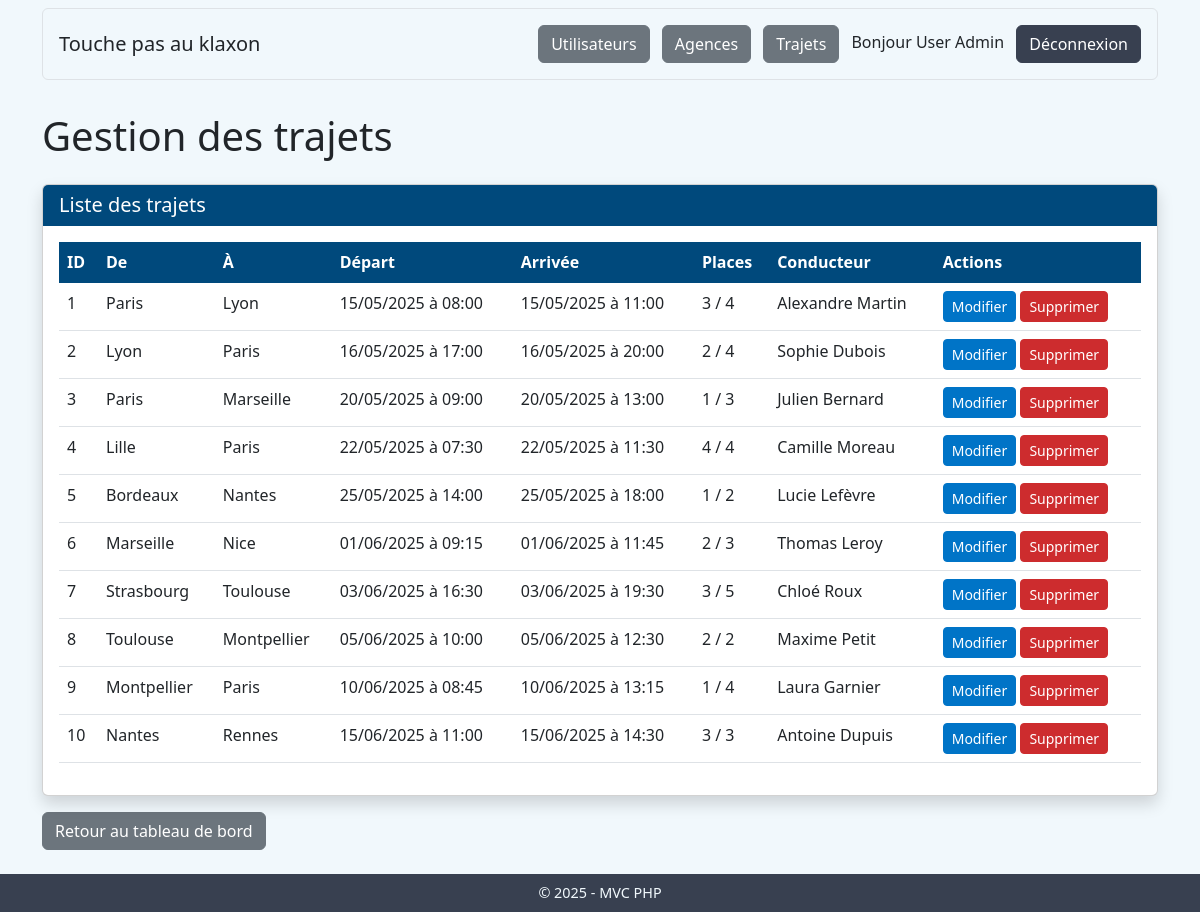
/admin/rides (signed in), run on the app's committed database.
### tables this page shows
CREATE TABLE `rides` (
  `id` int(11) NOT NULL AUTO_INCREMENT,
  `departure_agency_id` int(11) NOT NULL,
  `arrival_agency_id` int(11) NOT NULL,
  `departure_datetime` datetime NOT NULL,
  `arrival_datetime` datetime NOT NULL,
  `total_seats` int(11) NOT NULL,
  `available_seats` int(11) NOT NULL,
  `user_id` int(11) NOT NULL,
  PRIMARY KEY (`id`),
  KEY `departure_agency_id` (`departure_agency_id`),
  KEY `arrival_agency_id` (`arrival_agency_id`),
  KEY `user_id` (`user_id`),
  CONSTRAINT `rides_ibfk_1` FOREIGN KEY (`departure_agency_id`) REFERENCES `agencies` (`id`),
  CONSTRAINT `rides_ibfk_2` FOREIGN KEY (`arrival_agency_id`) REFERENCES `agencies` (`id`),
  CONSTRAINT `rides_ibfk_3` FOREIGN KEY (`user_id`) REFERENCES `users` (`id`)
);

CREATE TABLE `agencies` (
  `id` int(11) NOT NULL AUTO_INCREMENT,
  `name` varchar(255) NOT NULL,
  PRIMARY KEY (`id`)
);

CREATE TABLE `users` (
  `id` int(11) NOT NULL AUTO_INCREMENT,
  `lastname` varchar(100) NOT NULL,
  `firstname` varchar(100) NOT NULL,
  `email` varchar(255) NOT NULL,
  `password` varchar(255) NOT NULL,
  `phone` varchar(20) DEFAULT NULL,
  `is_admin` tinyint(1) NOT NULL DEFAULT 0,
  PRIMARY KEY (`id`),
  UNIQUE KEY `email` (`email`)
);

### app/core/Controller.php (called while the page is built, shortened)
<?php
class Controller {
    protected function model(string $model): object {
        return new $model();
    }
    protected function view(string $view, array $data = []): void {
        extract($data);
        require_once ROOT_PATH . '/app/views/' . $view . '.php';
    }
}

### app/controllers/AdminController.php (called while the page is built, shortened)
<?php
class AdminController extends Controller {
    private Ride $rideModel;
    public function __construct() {
        $this->rideModel = $this->model('Ride');
    }
    public function rides(): void {
        $rides = $this->rideModel->getAllRides();
        $data = [
            'title' => 'Liste des trajets',
            'rides' => $rides
        ];
        $this->view('admin/rides', $data);
    }
}

### app/core/App.php (called while the page is built, shortened)
<?php
class App {
    protected string $method = 'index';
    public function __construct() {
        $url = $this->parseUrl();
        if (isset($url[0]) && file_exists(ROOT_PATH . '/app/controllers/' . ucfirst($url[0]) . 'Controller.php')) {
            unset($url[0]);
        }
        $this->controller = new $this->controllerName();
        if (isset($url[1]) && method_exists($this->controller, $url[1])) {
            $this->method = $url[1];
            unset($url[1]);
        }
        $this->params = $url ? array_values($url) : [];
        call_user_func_array([$this->controller, $this->method], $this->params);
    }
    private function parseUrl(): array {
        if (isset($_GET['url'])) {
            $url = rtrim($_GET['url'], '/');
            $url = filter_var($url, FILTER_SANITIZE_URL);
            $url = explode('/', $url);
            return $url;
        }
        return [];
    }
}

### public/index.php (called while the page is built, shortened)
<?php
require_once ROOT_PATH . '/app/core/App.php';
require_once ROOT_PATH . '/app/core/Controller.php';
require_once ROOT_PATH . '/app/database/Database.php';
$app = new App();

### app/database/Database.php (called while the page is built, shortened)
<?php
class Database {
    private static ?Database $instance = null;
    private ?PDO $connection = null;
    private function __construct() {
        try {
            $dsn = 'mysql:host=' . DB_HOST . ';dbname=' . DB_NAME . ';charset=utf8mb4';
            $options = [
                PDO::ATTR_ERRMODE => PDO::ERRMODE_EXCEPTION,
                PDO::ATTR_DEFAULT_FETCH_MODE => PDO::FETCH_ASSOC,
                PDO::ATTR_EMULATE_PREPARES => false
            ];
            $this->connection = new PDO($dsn, DB_USER, DB_PASS, $options);
        } catch (PDOException $e) {
            echo "Erreur de connexion à la base de données : " . $e->getMessage();
            die();
        }
    }
    public static function getInstance(): Database {
        if (self::$instance === null) {
            self::$instance = new self();
        }
        return self::$instance;
    }
    public function query(string $query, array $params = []): array {
        $stmt = $this->connection->prepare($query);
        $stmt->execute($params);
        return $stmt->fetchAll();
    }
}

### app/models/Ride.php (called while the page is built, shortened)
<?php
class Ride {
    private Database $db;
    public function __construct() {
        $this->db = Database::getInstance();
    }
    public function getAllRides(): array {
        $query = "SELECT r.*,
                    a1.name AS departure_agency_name,
                    a2.name AS arrival_agency_name,
                    u.firstname, u.lastname, u.email, u.phone
                FROM rides r
                JOIN agencies a1 ON r.departure_agency_id = a1.id
                JOIN agencies a2 ON r.arrival_agency_id = a2.id
                JOIN users u ON r.user_id = u.id
                ORDER BY r.departure_datetime ASC";
        return $this->db->query($query);
    }
}

### app/views/admin/rides.php (the view, shortened to what this page needs)
<div class="container">
    <h1 class="mb-4">Gestion des trajets</h1>
    <div class="card shadow">
        <div class="card-header bg-dark text-white">
            <h5 class="mb-0">Liste des trajets</h5>
        </div>
        <div class="card-body">
            <?php if (empty($rides)): ?>
                <div class="alert alert-info">
                    Aucun trajet n'a été créé pour le moment.
                </div>
            <?php else: ?>
                <div class="table-responsive">
                    <table class="table table-hover">
                        <thead class="table-dark">
                            <tr>
                                <th>ID</th>
                                <th>De</th>
                                <th>À</th>
                                <th>Départ</th>
                                <th>Arrivée</th>
                                <th>Places</th>
                                <th>Conducteur</th>
                                <th>Actions</th>
                            </tr>
                        </thead>
                        <tbody>
                            <?php foreach ($rides as $ride): ?>
                                <tr>
                                    <td><?= $ride['id'] ?></td>
                                    <td><?= htmlspecialchars($ride['departure_agency_name']) ?></td>
                                    <td><?= htmlspecialchars($ride['arrival_agency_name']) ?></td>
                                    <td>
                                        <?= date('d/m/Y à H:i', strtotime($ride['departure_datetime'])) ?>
                                    </td>
                                    <td>
                                        <?= date('d/m/Y à H:i', strtotime($ride['arrival_datetime'])) ?>
                                    </td>
                                    <td>
                                        <?= $ride['available_seats'] ?> / <?= $ride['total_seats'] ?>
                                    </td>
                                    <td>
                                        <?= htmlspecialchars($ride['firstname'] . ' ' . $ride['lastname']) ?>
                                    </td>
                                    <td>
                                        <a href="<?= BASE_URL ?>admin/editRide/<?= $ride['id'] ?>" class="btn btn-sm btn-primary">Modifier</a>
                                        <a href="<?= BASE_URL ?>admin/deleteRide/<?= $ride['id'] ?>" class="btn btn-sm btn-danger" onclick="return confirm('Êtes-vous sûr de vouloir supprimer ce trajet ?')">Supprimer</a>
                                    </td>
                                </tr>
                            <?php endforeach; ?>
                        </tbody>
                    </table>
                </div>
            <?php endif; ?>
        </div>
    </div>
    <div class="mt-3">
        <a href="<?= BASE_URL ?>admin/index" class="btn btn-secondary">Retour au tableau de bord</a>
    </div>
</div>
<?php
require_once ROOT_PATH . '/app/views/layouts/default.php';
?>

### data on the page
rides: id "1", departure_agency.name "Paris", arrival_agency.name "Lyon", departure_datetime "15/05/2025 à 08:00", arrival_datetime "15/05/2025 à 11:00", available_seats "3", total_seats "4", user.lastname "Alexandre Martin"
rides: id "2", departure_agency.name "Lyon", arrival_agency.name "Paris", departure_datetime "16/05/2025 à 17:00", arrival_datetime "16/05/2025 à 20:00", available_seats "2", total_seats "4", user.lastname "Sophie Dubois"
rides: id "3", departure_agency.name "Paris", arrival_agency.name "Marseille", departure_datetime "20/05/2025 à 09:00", arrival_datetime "20/05/2025 à 13:00", available_seats "1", total_seats "3", user.lastname "Julien Bernard"
rides: id "4", departure_agency.name "Lille", arrival_agency.name "Paris", departure_datetime "22/05/2025 à 07:30", arrival_datetime "22/05/2025 à 11:30", available_seats "4", total_seats "4", user.lastname "Camille Moreau"
rides: id "5", departure_agency.name "Bordeaux", arrival_agency.name "Nantes", departure_datetime "25/05/2025 à 14:00", arrival_datetime "25/05/2025 à 18:00", available_seats "1", total_seats "2", user.lastname "Lucie Lefèvre"
rides: id "6", departure_agency.name "Marseille", arrival_agency.name "Nice", departure_datetime "01/06/2025 à 09:15", arrival_datetime "01/06/2025 à 11:45", available_seats "2", total_seats "3", user.lastname "Thomas Leroy"
rides: id "7", departure_agency.name "Strasbourg", arrival_agency.name "Toulouse", departure_datetime "03/06/2025 à 16:30", arrival_datetime "03/06/2025 à 19:30", available_seats "3", total_seats "5", user.lastname "Chloé Roux"
rides: id "8", departure_agency.name "Toulouse", arrival_agency.name "Montpellier", departure_datetime "05/06/2025 à 10:00", arrival_datetime "05/06/2025 à 12:30", available_seats "2", total_seats "2", user.lastname "Maxime Petit"
rides: id "9", departure_agency.name "Montpellier", arrival_agency.name "Paris", departure_datetime "10/06/2025 à 08:45", arrival_datetime "10/06/2025 à 13:15", available_seats "1", total_seats "4", user.lastname "Laura Garnier"
rides: id "10", departure_agency.name "Nantes", arrival_agency.name "Rennes", departure_datetime "15/06/2025 à 11:00", arrival_datetime "15/06/2025 à 14:30", available_seats "3", total_seats "3", user.lastname "Antoine Dupuis"

### other printed values
$_SESSION['user_firstname'] . ' ' . $_SESSION['user_lastname'] "User Admin"
